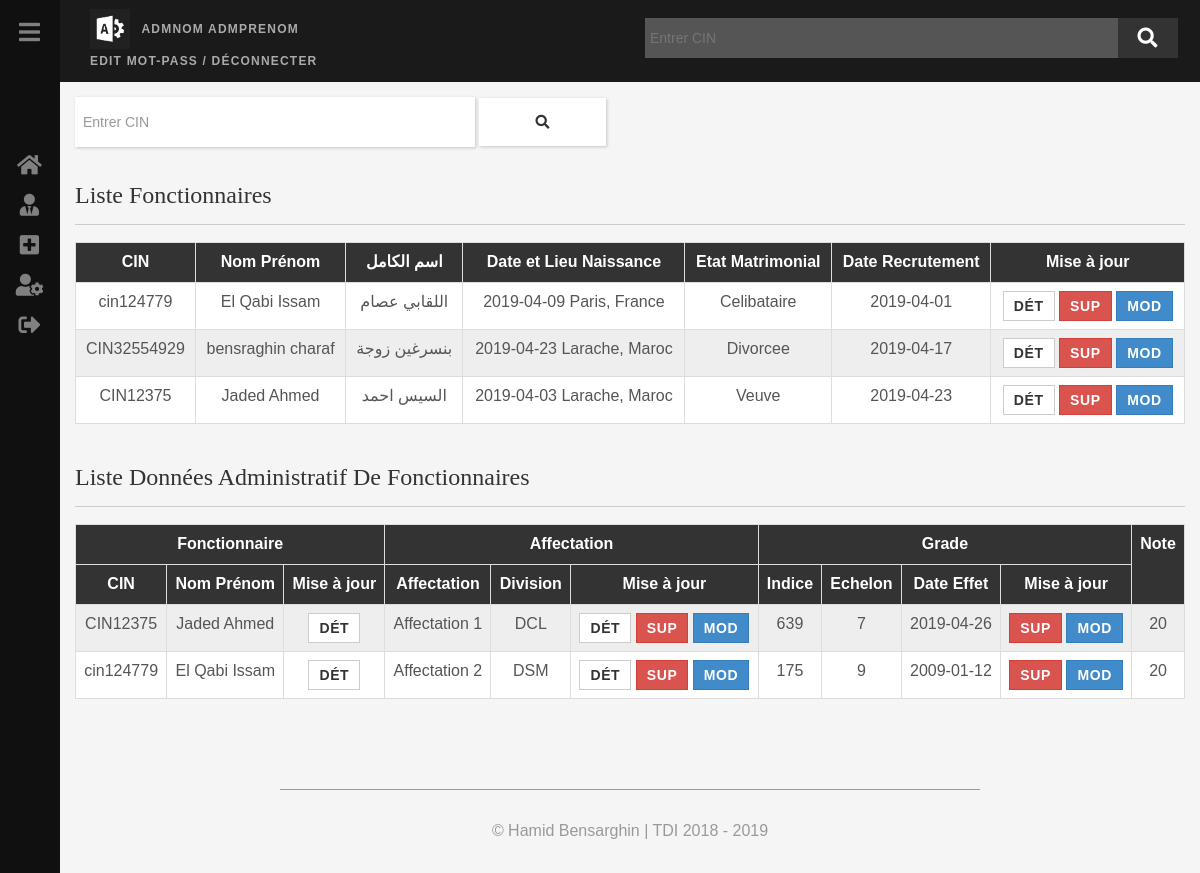
/GestPersonnel/accueil.php (signed in), run on the app's committed database.
### tables this page shows
CREATE TABLE IF NOT EXISTS `identite` (
  `CIN` varchar(15) NOT NULL,
  `Nom` varchar(30) DEFAULT NULL,
  `Prenom` varchar(30) DEFAULT NULL,
  `Nom_ar` varchar(30) DEFAULT NULL,
  `Prenom_ar` varchar(30) DEFAULT NULL,
  `DateNassance` date DEFAULT NULL,
  `LieuNaissance` varchar(50) DEFAULT NULL,
  `PayNaissance` varchar(30) DEFAULT NULL,
  `Sexe` varchar(10) DEFAULT NULL,
  `EtatMatrimonial` varchar(30) DEFAULT NULL,
  `DateRecrutement` date DEFAULT NULL,
  `ImputationBudg` varchar(25) DEFAULT NULL,
  `PPR` varchar(10) DEFAULT NULL,
  `NPort` varchar(15) DEFAULT NULL,
  `NFix` varchar(15) DEFAULT NULL,
  `Email` varchar(25) DEFAULT NULL,
  `Adresse` varchar(40) DEFAULT NULL,
  `Photo` varchar(255) DEFAULT NULL,
  `Observation` text,
  `IdEnt` int(11) NOT NULL AUTO_INCREMENT,
  PRIMARY KEY (`IdEnt`),
  UNIQUE KEY `IdEnt` (`IdEnt`),
  UNIQUE KEY `CIN` (`CIN`)
);

CREATE TABLE IF NOT EXISTS `affectation` (
  `affectation` varchar(40) NOT NULL,
  `division` varchar(40) NOT NULL,
  `idA` int(11) NOT NULL AUTO_INCREMENT,
  `posteOccupe` varchar(40) NOT NULL,
  `DatePriseServ` date NOT NULL,
  `DateCessServ` date NOT NULL,
  `observation` text NOT NULL,
  `IdEnt` int(11) NOT NULL,
  PRIMARY KEY (`idA`),
  KEY `IdEnt` (`IdEnt`)
);

CREATE TABLE IF NOT EXISTS `grade` (
  `idG` int(11) NOT NULL AUTO_INCREMENT,
  `Echelle` int(11) NOT NULL,
  `Classe` varchar(60) NOT NULL,
  `Echelon` int(11) NOT NULL,
  `indice` int(11) NOT NULL,
  `dateEffect` date NOT NULL,
  `IdEnt` int(11) NOT NULL,
  PRIMARY KEY (`idG`),
  KEY `IdEnt` (`IdEnt`)
);

### GestPersonnel/accueil.php (the view, shortened to what this page needs)
<?php include 'layout/header.php';
?>
<?php
	$stm=$db->prepare("SELECT * FROM identite ");
		$stm->execute();
	?>
	<div class="container">
		<form method="POST">
			<div id="contactform">
				<div class="form-inline">
					<input type="search" name="cin" class="form-control" placeholder="Entrer CIN">
					<button class="btn btn-default vrf"><span class="fa fa-search"></span></button>
			    </div>
			</div>
		</form>
		<div>
			<h3>Liste Fonctionnaires</h3>
			<hr>
		</div>
		<table class="table table-bordered text-center">
			<tr class="text-center">
				<th>CIN</th>
				<th>Nom Prénom</th>
				<th>اسم الكامل</th>
				<th>Date et Lieu Naissance</th>
				<th>Etat Matrimonial</th>
				<th>Date Recrutement</th>
				<th>Mise à jour</th>
			</tr>
			<?php while($result=$stm->fetch()): ?>
			<tr>
				<td><?=$result->CIN?>
				</td>
				<td><?=$result->Nom?> <?=$result->Prenom?></td>
				<td><?=$result->Nom_ar?> <?=$result->Prenom_ar?></td>
				<td><?=$result->DateNassance?> <?=$result->LieuNaissance?>, <?=$result->PayNaissance?></td>
				<td><?=$result->EtatMatrimonial?></td>
				<td><?=$result->DateRecrutement	?></td>
				<td>
					<a class="btn btn-default" href="fonctionaire?page=detail&cin=<?=$result->CIN?>">Dét</a>
					<a href="?page=manage&action=delete&IdEnt=<?=$result->IdEnt?>" class="btn btn-outlined btn-danger"> sup </a>
					<a href="Fonctionnaire?page=modifier&IdEnt=<?=$result->IdEnt?>"  class="btn btn-outlined btn-primary"> Mod</a>
				</td>
			</tr>
		<?php endwhile; ?>
		</table>
	</div>
<?php
	$stm=$db->prepare("SELECT * FROM
						identite i
					INNER JOIN
						Grade g
					ON
						g.IdEnt=i.IdEnt
					INNER JOIN
						Affectation a
					ON
						a.IdEnt=i.IdEnt");
		$stm->execute();
	?>
	<div class="container">
		<div>
			<h3>Liste Données Administratif De Fonctionnaires</h3>
			<hr>
		</div>
		<table class="table table-bordered text-center">
			<tr class="text-center">
				<th colspan="3">Fonctionnaire</th>
				<th colspan="3">Affectation</th>
				<th colspan="4">Grade</th>
				<th rowspan="2">Note</th>
			</tr>
			<tr class="text-center">
				<th>CIN</th>
				<th>Nom Prénom</th>
				<th>Mise à jour</th>
				<th>Affectation</th>
				<th>Division</th>
				<th>Mise à jour</th>
				<th>Indice</th>
				<th>Echelon</th>
				<th>Date Effet</th>
				<th>Mise à jour</th>
			</tr>
			<?php while($result=$stm->fetch()): ?>
			<tr>
				<td><?=$result->CIN?>
				</td>
				<td><?=$result->Nom?> <?=$result->Prenom?></td>
				<td><a class="btn btn-default" href="fonctionaire?page=detail&cin=<?=$result->CIN?>">Dét</a></td>
				<td><?=$result->affectation?></td>
				<td><?=$result->division?></td>
				<td>
					<a href="affectation?page=details&IdEnt=<?=$result->IdEnt?>" class="btn btn-default">Dét</a>
					<a href="" class="btn btn-danger"> sup </a>
					<a href="affectation?page=modifier&idA=<?=$result->idA?>"  class="btn btn-outlined btn-primary"> Mod</a>
				</td>
				<td><?=$result->indice?></td>
				<td><?=$result->Echelon?></td>
				<td><?=$result->dateEffect?></td>
				<td>
					<a href="?page=manage&action=delete&IdEnt=<?=$result->IdEnt?>" class="btn btn-outlined btn-danger"> sup </a>
					<a href="grade?page=modifier&idG=<?=$result->idG?>"  class="btn btn-outlined btn-primary"> Mod</a>
				</td>
				<td>20</td>
			</tr>
		<?php endwhile; ?>
		</table>
	</div>
<?php
include 'layout/footer.php'; ?>

### GestPersonnel/assets/css/style.css (style rules this page uses)
body { font-family: 'Lato',sans-serif; font-weight: 300; font-size: 16px; color: #555; background: #f5f5f5; -webkit-transition: all .3s ease; -moz-transition: all .3s ease; -ms-transition: all .3s ease; -o-transition: all .3s ease; transition: all .3s ease; margin-left: 60px; font-family: sans-serif; }
.container { width: 100%; }
h1,h2,h3,h4,h5,h6 { font-family: 'Cabin'; font-weight: 300; color: #333; }
tr { background: #fff }
tr:nth-child(odd) { background: #eee }
th { text-align: center; color: #fff; background: #333 }
a { color: #16a085; word-wrap: break-word; -webkit-transition: color .1s ease-in, background .1s ease-in; -moz-transition: color .1s ease-in, background .1s ease-in; -ms-transition: color .1s ease-in, background .1s ease-in; -o-transition: color .1s ease-in, background .1s ease-in; transition: color .1s ease-in, background .1s ease-in; }
a:before,a:after { -webkit-transition: color .1s ease-in, background .1s ease-in; -moz-transition: color .1s ease-in, background .1s ease-in; -ms-transition: color .1s ease-in, background .1s ease-in; -o-transition: color .1s ease-in, background .1s ease-in; transition: color .1s ease-in, background .1s ease-in; }
hr { display: block; height: 1px; border: 0; border-top: 1px solid #ccc; margin: 1em 0; padding: 0; }
.btn { border-radius: 0; padding: 4px 10px; letter-spacing:.6px; text-transform: uppercase; font-weight: 700; }
.form-inline { clear: both; }
#contactform input[type="text"], #contactform input[type="email"], #contactform input[type="search"], #contactform input[type="password"], #contactform input[type="file"] { max-width: 400px; padding: 25px 8px; margin-bottom: 15px; border-radius: 0; box-shadow: 1px 1px 3px rgba(90,90,90,.3); color: #202020; border: none; }
.vrf { margin-bottom: 15px; padding: 14px 56px; box-shadow: 1px 1px 3px rgba(90,90,90,.3); border: none; }
a { font-weight: 600; text-transform: capitalize; }

### data on the page
identite: CIN "cin124779", Nom "El Qabi", Prenom "Issam", Nom_ar "اللقابي", Prenom_ar "عصام", DateNassance "2019-04-09", LieuNaissance "Paris", PayNaissance "France", EtatMatrimonial "Celibataire", DateRecrutement "2019-04-01", affectation.affectation "Affectation 2", affectation.division "DSM", grade.indice "175", grade.Echelon "9", grade.dateEffect "2009-01-12"
identite: CIN "CIN32554929", Nom "bensraghin", Prenom "charaf", Nom_ar "بنسرغين", Prenom_ar "زوجة", DateNassance "2019-04-23", LieuNaissance "Larache", PayNaissance "Maroc", EtatMatrimonial "Divorcee", DateRecrutement "2019-04-17"
identite: CIN "CIN12375", Nom "Jaded", Prenom "Ahmed", Nom_ar "السيس", Prenom_ar "احمد", DateNassance "2019-04-03", LieuNaissance "Larache", PayNaissance "Maroc", EtatMatrimonial "Veuve", DateRecrutement "2019-04-23", affectation.affectation "Affectation 1", affectation.division "DCL", grade.indice "639", grade.Echelon "7", grade.dateEffect "2019-04-26"

### other printed values
$_SESSION['nom_authent'] "ADMNOM"
$_SESSION['prenom_authent'] "ADMPRENOM"
